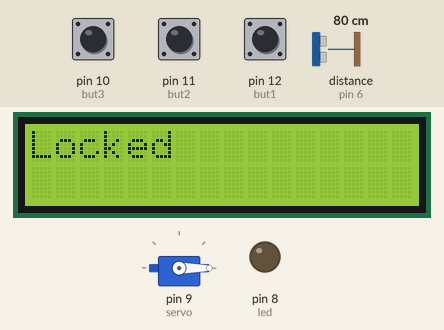
Simulated run of this sketch. Board: Arduino Uno, built with avr-gcc and run on an emulated ATmega328P. On the bench: 16×2 character LCD, servo, output pins drawn as LEDs (lit = HIGH). Wiring (inferred from the names in the program): ultrasonic range finder: trigger pin 7; echo pin 6. The inputs (shaded band) are chosen by the test bench; at power-on: distance to the obstacle (sensor on pin 6) 80 cm, pin 10 (but3) LOW, pin 12 (but1) LOW, pin 11 (but2) LOW. The echo pulse lasts 58.3 µs per cm; pins used as bus, display or sensor lines are not drawn.

Above: at 1.2 s.
1.3 s: distance to the obstacle (sensor on pin 6) set to 12 cm
4.3 s: distance to the obstacle (sensor on pin 6) set to 9 cm
At 6.8 s:
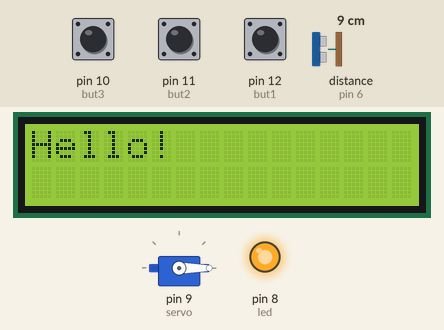
8.5 s: pin 10 (but3) pulled HIGH for 1 s
At 13.1 s:
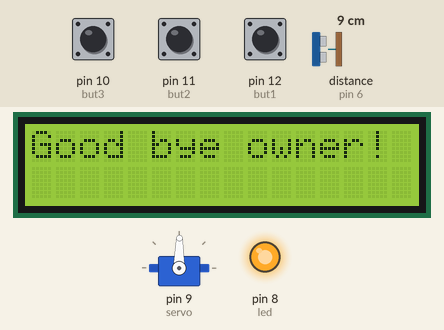
19.9 s: pin 12 (but1) pulled HIGH for 3.2 s
At 23.9 s:
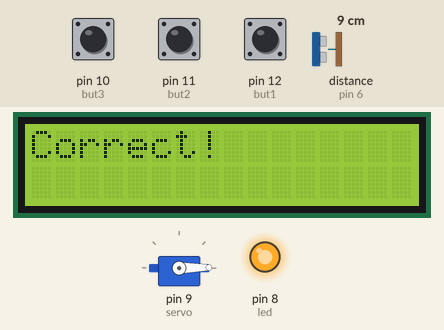
24.6 s: pin 10 (but3) pulled HIGH for 0.6 s
At 28.5 s:
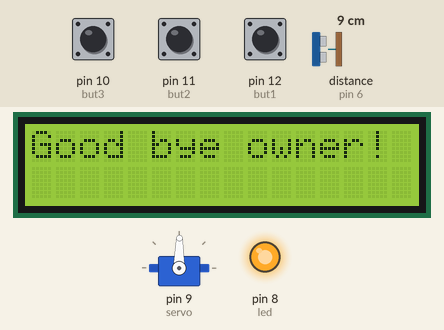
Timing chart, 0 to 32.8 s (numbered marks = the images above; inputs shaded):
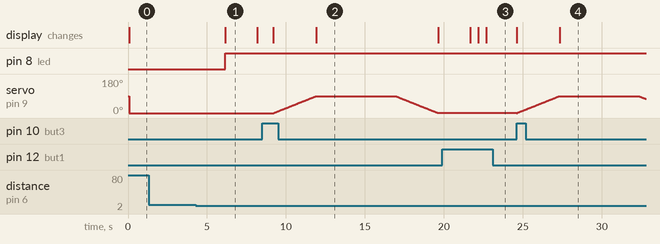

The sketch:

password_button_project_test.ino
```cpp
#include <Servo.h>  //servo header file
#include <Wire.h>  //ultrasonic sensor header file
#include <LiquidCrystal_I2C.h>  //LCD_I2C header file
Servo servo;
LiquidCrystal_I2C lcd(0x3F, 16, 2);

#define but1 12
#define but2 11
#define but3 10
#define led 8
#define trig 7
#define echo 6
int deg = 0;  //angle parameter, use in open_ and close_

void door();  //door open, close
void detect_object();  //detect object when door closed
void door_sudo();  //open door if someone press but3
void light_on();  //light on
void light_off();  //light off
void open_();  //door open
void close_();  //door close
int distance();  //measure distance

int pass1 = 0, pass2 = 0;  //use in password algorithm
int state = 0;  //show up door state

void setup() {
  lcd.begin();  //start LCD
  lcd.backlight();  //turn backlight on
  servo.attach(9);  //use 9pin for servo motor
  pinMode(but1, INPUT);
  pinMode(but2, INPUT);
  pinMode(but3, INPUT);
  pinMode(led, OUTPUT);
  pinMode(trig, OUTPUT);  //firing ultrasonic from trig
  pinMode(echo, INPUT);  //reflected ultrasonic input in echo
  servo.write(0);
}

void loop() {
  int dis = distance();
  detect_object();
  if(dis > 10){
    detect_object();
    state = 0;
  }
  if(digitalRead(but3) == HIGH){
    lcd.clear();
    door_sudo();
    state = 0;
  }
start:  //simple button password algorithm
  if(pass1 == 0 && digitalRead(but1) == HIGH){
    lcd.clear();
    lcd.print("Correct!");
    pass1++;
    delay(500);
    goto start;
  }
  else if(pass1 == 1 && pass2 != 2 &&digitalRead(but2) == HIGH){
    lcd.clear();
    lcd.print("Correct!");
    pass2++;
    delay(500);
    goto start;
  }
  else if(pass1 == 1 && pass2 != 2 && digitalRead(but1) == HIGH){
    lcd.clear();
    lcd.print("Wrong password!");
    pass2 = 0;
    pass1 = 0;
    delay(500);
    goto start;
  }
  else if(pass1 != 1 && digitalRead(but2) == HIGH){
    lcd.clear();
    lcd.print("Wrong password!");
    delay(500);
    goto start;
  }
  else if(pass1 == 1 && pass2 == 1 && digitalRead(but2) == HIGH){
    lcd.clear();
    lcd.print("Correct!");
    pass2++;
    delay(500);
    goto start;
  }
  else if(pass1 == 1 && pass2 == 2 && digitalRead(but2) == HIGH){
    lcd.clear();
    lcd.print("Wrong password!");
    pass1 = 0;
    pass2 = 0;
    delay(500);
    goto start;
  }
  else if(pass1 == 1 && pass2 == 2 && digitalRead(but1) == HIGH){
    door();
    pass1 = 0;
    pass2 = 0;
  }
}

void detect_object(){
  if(deg == 0 ){
    while(state == 0){
      lcd.clear();
      lcd.print("Locked");
      int dis1 = distance();
      delay(1000);
      int dis2 = distance();
      if(digitalRead(but3) == HIGH){
        lcd.clear();
        door_sudo();
        state = 0;
      }
      if(10 > dis1 && 10 > dis2){
        light_on();
        lcd.clear();
        lcd.print("Hello!");
        delay(2000);
        lcd.clear();
        lcd.print("Input password!");
        state++;
        break;
      }
      else if(10 < dis1 || 10 < dis2){
        light_off();
        lcd.clear();
      }
    }
  }
}

void light_off(){
  digitalWrite(led,LOW);
}

void light_on(){
  digitalWrite(led,HIGH);
}

void door(){
  lcd.clear();
  lcd.print("Welcome owner!!");
  open_();
  delay(5000);
  close_();
  lcd.clear();
  light_off();
}

void door_sudo(){
  open_();
  light_on();
  lcd.print("Good bye owner!");
  delay(5000);
  close_();
  light_off();
  lcd.clear();
  state = 0;
}

int distance(){
  digitalWrite(trig,HIGH);
  delayMicroseconds(10);
  digitalWrite(trig,LOW);
  int duration = pulseIn(echo, HIGH);
  int dist = duration / (29 * 2);  //ultrasonic moves 1cm at 29us speed *2 (forth and back)
  return dist;
}

void open_(){
  deg = 90;
  for(int i = 0; i < deg; i++){
    servo.write(i);
    delay(30);
  }
}

void close_(){
  deg = 0;
  for(int i = 90; i > deg; i--){
    servo.write(i);
    delay(30);
  }
}
```

Measured:
- the behaviour switches between 11 and 10 cm on distance to the obstacle (sensor on pin 6) (found by bisection; images 0 and 1)
- after the input at 1.3 s, every drawn part: stays the same
- after the input at 4.3 s, pin 8 (led): LOW → HIGH after 1.9 s; the display: changes after 1.9 s (image 1)
- after the input at 8.5 s, servo on pin 9 (servo): rises from 0° to 90° in 7.7 s, then falls to 1° in 2.7 s; the display: first changes after 0.70 s (image 2 shows a later state)
- after the input at 19.9 s, the display: changes after 1.8 s (image 3)
- after the input at 24.6 s, the display: first changes at once (image 4 shows a later state)
- what the display in image 1 shows lasts 2.0 s, from 6.2 s to 8.2 s
